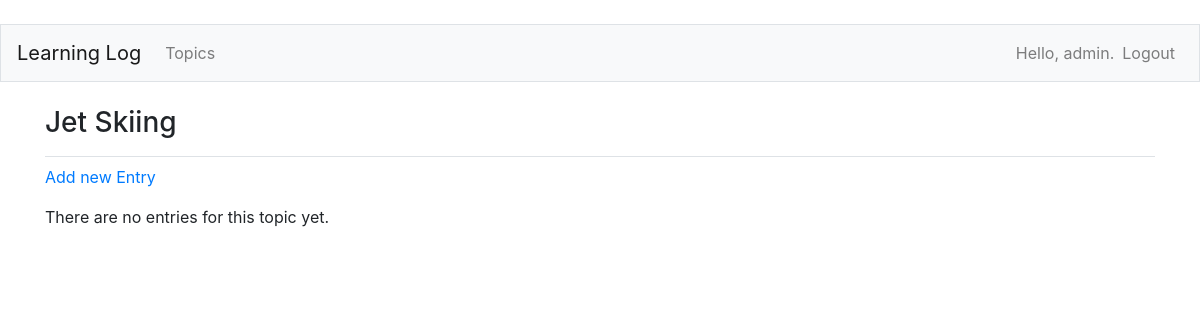
Page /topics/3/ (signed in) on the earlier database version.
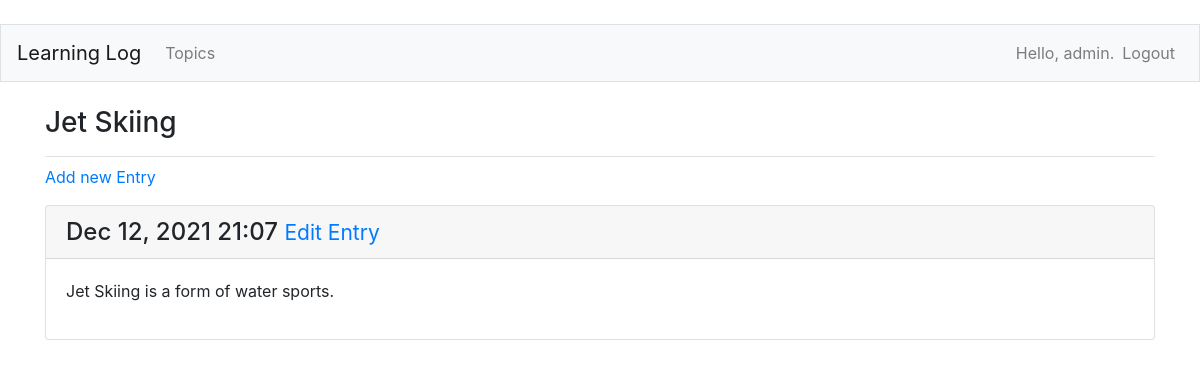
Same page on the later database version.
### MainApp/models.py (models this page shows, shortened)
class Topic(models.Model):
    text = models.CharField(max_length = 200)
    date_added = models.DateTimeField(auto_now_add=True)
    owner = models.ForeignKey(User, on_delete=models.CASCADE)
    def __str__(self):
        return self.text

class Entry(models.Model):
    topic = models.ForeignKey(Topic, on_delete=models.CASCADE)
    text = models.CharField(max_length = 200)
    date_added = models.DateTimeField(auto_now_add=True)
    class Meta:
        verbose_name_plural = 'entries'

### MainApp/views.py (the view)
# urls.py: path('topics/<int:topic_id>/', views.topic, name = 'topic' ),
@login_required
def topic(request, topic_id):
    topic = Topic.objects.get(id = topic_id)
    if topic.owner != request.user:
        raise Http404
    entries = topic.entry_set.all()
    context = {"topic":topic, 'entries':entries}
    return render(request, "MainApp/topic.html", context)

### MainApp/templates/mainapp/topic.html
{%extends "MainApp/base.html"%}
{%block page_header %}
<h3>{{topic}}</h3>
{% endblock page_header %}
{% block content %}
<p>
    <a href="{% url 'MainApp:new_entry' topic.id %}">Add new Entry</a>
</p>
    {% for entry in entries %}
    <div class="card mb-3">
        <h4 class="card-header">
            {{ entry.date_added|date:'M d, Y H:i' }}
            <small><a href="{% url 'MainApp:edit_entry' entry.id %}">Edit Entry</a></small>
        </h4>
        <div class="card-body">
            {{ entry.text|linebreaks }}
        </div>
    </div>
    {% empty %}
    <p>There are no entries for this topic yet.</p>
    {% endfor %}
{% endblock content %}

### MainApp/templates/mainapp/base.html (shortened to what this page needs)
{% load bootstrap4 %}
<!doctype html>
<html lang="en">
<head>
    {% bootstrap_css %}
</head>
<body>
    <nav class = "navbar navbar-expand-md navbar-light bg-light mb-4 border">
        <a class = "navbar-brand" href="{% url 'MainApp:index'%}">Learning Log</a>
    <div class = "collapse navbar-collapse" id="navbarCollapse">
        <ul class="navbar-nav mr-auto">
            <li class = "nav-item">
                <a class="nav-link" href="{% url 'MainApp:topics'%}">Topics</a>
            </li>
        </ul>
        <ul class="navbar-nav ml-auto">
            {% if user.is_authenticated %}
            <li class = "nav-item">
                <span class="navbar-text">Hello, {{user.username}}.</span>
            </li>
            <li class="nav-item">
                <a class = "nav-link" href="{% url 'users:logout' %}">Logout</a>
            </li>
            {% endif %}
        </ul>
    </div>
    </nav>
    <main role = "main" class = "container">
        <div class="pb-2 mb-2 border-bottom">
            {% block page_header %}{% endblock page_header %}
        </div>
        <div>
            {% block content %}{% endblock content %}
        </div>
    </main>
</body>
</html>

Differences in the rows shown:
added Entry: date_added "Dec 12, 2021 21:07", text "Jet Skiing is a form of water sports."
Other differences:
text no longer shown: "There are no entries for this topic yet."
